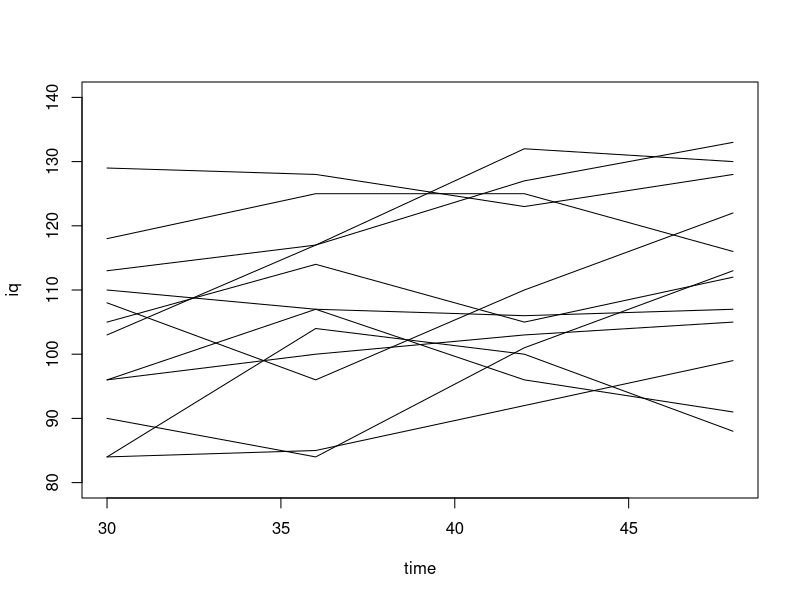

Generate this figure with R:
library(afex)


### Name: md_15.1
### Title: Data 15.1 / 11.5 from Maxwell & Delaney
### Aliases: md_15.1
### Keywords: dataset

### ** Examples

### replicate results from Table 15.2 to 15.6 (Maxwell & Delaney, 2004, pp. 774)
data(md_15.1)

### ANOVA results (Table 15.2)
aov_4(iq ~ timecat + (timecat|id),data=md_15.1, anova_table=list(correction = "none"))

### Table 15.3 (random intercept only)
# we need to set the base level on the last level:
contrasts(md_15.1$timecat) <- contr.treatment(4, base = 4)
# "Type 3 Tests of Fixed Effects"
(t15.3 <- mixed(iq ~ timecat + (1|id),data=md_15.1, check.contrasts=FALSE))
# "Solution for Fixed Effects" and "Covariance Parameter Estimates"
summary(t15.3$full.model)

### make Figure 15.2
plot(NULL, NULL, ylim = c(80, 140), xlim = c(30, 48), ylab = "iq", xlab = "time")
plyr::d_ply(md_15.1, plyr::.(id), function(x) lines(as.numeric(as.character(x$timecat)), x$iq))

### Table 15.4, page 789
# random intercept plus slope
(t15.4 <- mixed(iq ~ timecat + (1+time|id),data=md_15.1, check.contrasts=FALSE))
summary(t15.4$full.model)

### Table 15.5, page 795
# set up polynomial contrasts for timecat
contrasts(md_15.1$timecat) <- contr.poly
# fit all parameters separately
(t15.5 <- mixed(iq ~ timecat + (1+time|id), data=md_15.1, check.contrasts=FALSE,
                  per.parameter="timecat"))
# quadratic trend is considerably off, conclusions stay the same.


### Table 15.6, page 797
# growth curve model
(t15.6 <- mixed(iq ~ time + (1+time|id),data=md_15.1))
summary(t15.6$full.model)
